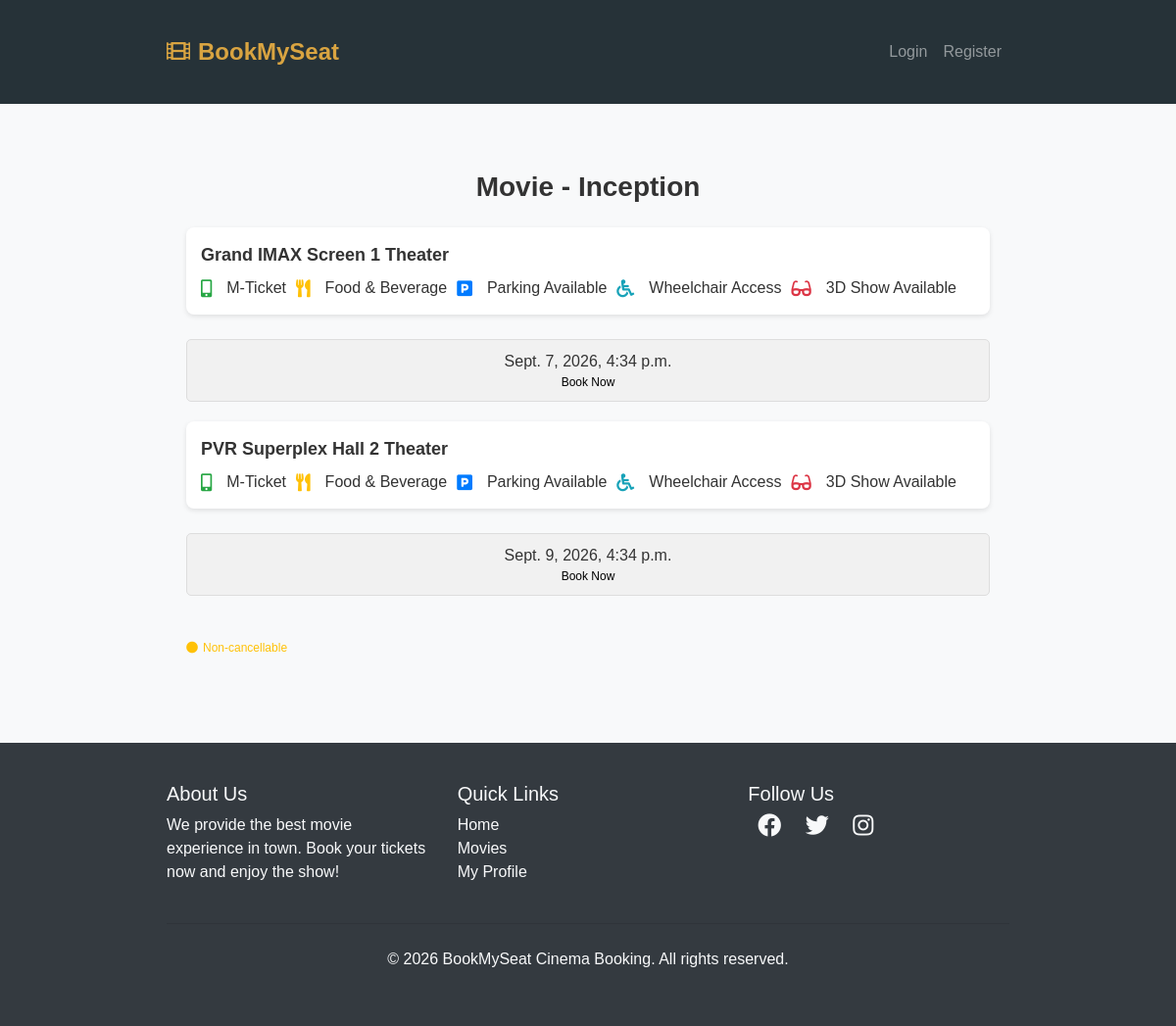
/movies/4/theaters/, run on the app's committed database.
### movies/models.py (models this page shows, shortened)
class Movie(models.Model):
    AGE_CERTIFICATION_CHOICES = [
        ('U', 'U (Universal)'),
        ('UA', 'UA (Parental Guidance)'),
        ('A', 'A (Adults Only)'),
        ('S', 'S (Specialized)'),
        ('PG-13', 'PG-13'),
        ('R', 'R (Restricted)'),
    ]
    name = models.CharField(max_length=255)
    slug = models.SlugField(max_length=255, blank=True)
    image = models.ImageField(upload_to='movies/', blank=True, null=True)
    rating = models.DecimalField(max_digits=3, decimal_places=1, default=0.0)
    cast = models.TextField(blank=True, help_text="Legacy cast names comma separated")
    description = models.TextField(blank=True, null=True)
    duration = models.PositiveIntegerField(default=120, help_text="Duration in minutes")
    age_certification = models.CharField(max_length=10, choices=AGE_CERTIFICATION_CHOICES, default='UA')
    trailer_youtube_url = models.CharField(max_length=500, blank=True, null=True, help_text="YouTube Watch or Embed URL")
    release_date = models.DateField(default=timezone.now)
    is_trending = models.BooleanField(default=False)
    genres = models.ManyToManyField(Genre, related_name='movies', blank=True)
    languages = models.ManyToManyField(Language, related_name='movies', blank=True)
    cast_members = models.ManyToManyField(CastMember, related_name='movies', blank=True)
    class Meta:
        indexes = [
            models.Index(fields=['release_date']),
            models.Index(fields=['rating']),
        ]

class Theater(models.Model):
    name = models.CharField(max_length=255)
    location = models.CharField(max_length=255, blank=True, default='Main Screen')
    screen_name = models.CharField(max_length=100, blank=True, default='Screen 1')
    movie = models.ForeignKey(Movie, on_delete=models.CASCADE, related_name='theaters')
    time = models.DateTimeField()
    class Meta:
        indexes = [
            models.Index(fields=['location', 'time']),
            models.Index(fields=['movie', 'time']),
        ]

### movies/views.py (the view)
# urls.py: path('<int:movie_id>/theaters/', views.theater_list, name='theater_list'),
def theater_list(request, movie_id):
    movie = get_object_or_404(Movie, id=movie_id)
    theaters = Theater.objects.filter(movie=movie)
    return render(request, 'movies/theater_list.html', {'movie': movie, 'theaters': theaters})

### bookmyseat/templates/movies/theater_list.html (shortened to what this page needs)
{% extends "users/basic.html" %}
{% block content %}
  <body>
    <div class="container">
      <div class="movie-title">Movie - {{ movie.name }}</div>
      {% if theaters %}
        {% for theater in theaters %}
        <div class="theatre-info">
          <div>
            <strong>{{ theater.name }} Theater</strong>
            <div class="info-icons mt-2">
              <i class="fas fa-mobile-alt text-success"></i> M-Ticket
              <i class="fas fa-utensils text-warning ms-3"></i> Food & Beverage
              <i class="fas fa-parking text-primary ms-3"></i> Parking Available
              <i class="fas fa-wheelchair text-info ms-3"></i> Wheelchair Access
              <i class="fas fa-glasses text-danger ms-3"></i> 3D Show Available
            </div>
          </div>
        </div>
        <div class="show-times">
          <div class="time-box">
            {{ theater.time }}
            <a href="{% url 'book_seat' theater.id %}">
              <span>Book Now</span>
            </a>
          </div>
        </div>
        {% endfor %}
      {% else %}
        <div class="no-theaters mt-4">
          <p>Sorry, no theaters are available for this movie at the moment.</p>
        </div>
      {% endif %}
      <div class="non-cancellable mt-4">
        <i class="fas fa-circle text-warning"></i> Non-cancellable
      </div>
    </div>
  </body>
{% endblock %}

### bookmyseat/templates/users/basic.html (style rules this page uses)
body { font-family: Arial, sans-serif; background-color: #f8f9fa; }

### bookmyseat/templates/movies/theater_list.html (style rules this page uses)
body { font-family: Arial, sans-serif; background-color: #f8f9fa; color: #333; margin: 0; padding: 0; }
.container { padding: 20px; max-width: 900px; margin: 0 auto; }
.movie-title { font-size: 28px; font-weight: bold; text-align: center; margin-bottom: 20px; }
.theatre-info { display: flex; justify-content: space-between; align-items: center; padding: 15px; background-color: #fff; border-radius: 8px; box-shadow: 0 2px 5px rgba(0, 0, 0, 0.1); margin-bottom: 15px; flex-wrap: wrap; }
.theatre-info strong { font-size: 18px; flex: 1; }
.info-icons { display: flex; flex-wrap: wrap; align-items: center; justify-content: flex-start; gap: 10px; margin-top: 10px; flex: 2; }
.info-icons i { margin-right: 5px; font-size: 18px; }
.show-times { display: flex; justify-content: space-between; padding: 10px 0; flex-wrap: wrap; }
.time-box { border: 1px solid #ddd; border-radius: 5px; padding: 10px 20px; text-align: center; background-color: #f1f1f1; margin-bottom: 10px; flex: 1; min-width: 100px; transition: transform 0.3s ease, background-color 0.3s ease; }
.time-box span { display: block; font-size: 12px; color: black; }
.non-cancellable { color: #ffc107; font-size: 12px; margin-top: 20px; display: flex; align-items: center; }
.non-cancellable i { margin-right: 5px; }

### data on the page
Movie: name "Inception"
Theater: name "Grand IMAX Screen 1", time "Sept. 7, 2026, 4:34 p.m."
Theater: name "PVR Superplex Hall 2", time "Sept. 9, 2026, 4:34 p.m."
